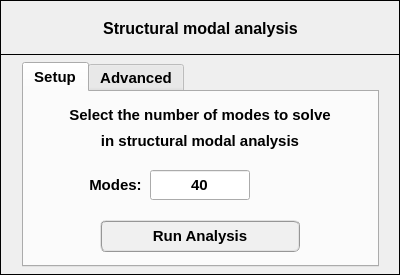
<?xml version="1.0" encoding="UTF-8"?>
<ui version="4.0">
 <class>Dialog</class>
 <widget class="QDialog" name="Dialog">
  <property name="windowModality">
   <enum>Qt::NonModal</enum>
  </property>
  <property name="geometry">
   <rect>
    <x>0</x>
    <y>0</y>
    <width>400</width>
    <height>275</height>
   </rect>
  </property>
  <property name="sizePolicy">
   <sizepolicy hsizetype="Fixed" vsizetype="Fixed">
    <horstretch>0</horstretch>
    <verstretch>0</verstretch>
   </sizepolicy>
  </property>
  <property name="minimumSize">
   <size>
    <width>400</width>
    <height>275</height>
   </size>
  </property>
  <property name="maximumSize">
   <size>
    <width>400</width>
    <height>275</height>
   </size>
  </property>
  <property name="contextMenuPolicy">
   <enum>Qt::DefaultContextMenu</enum>
  </property>
  <property name="windowTitle">
   <string>Modal analysis setup</string>
  </property>
  <property name="windowIcon">
   <iconset>
    <normaloff>../../../../../../Downloads/load - Copia.png</normaloff>../../../../../../Downloads/load - Copia.png</iconset>
  </property>
  <property name="whatsThis">
   <string/>
  </property>
  <widget class="QFrame" name="frame_2">
   <property name="geometry">
    <rect>
     <x>0</x>
     <y>54</y>
     <width>400</width>
     <height>221</height>
    </rect>
   </property>
   <property name="font">
    <font>
     <family>Arial</family>
     <pointsize>12</pointsize>
     <weight>75</weight>
     <bold>true</bold>
    </font>
   </property>
   <property name="frameShape">
    <enum>QFrame::Box</enum>
   </property>
   <property name="frameShadow">
    <enum>QFrame::Plain</enum>
   </property>
   <widget class="QTabWidget" name="tabWidget">
    <property name="geometry">
     <rect>
      <x>22</x>
      <y>8</y>
      <width>357</width>
      <height>205</height>
     </rect>
    </property>
    <property name="font">
     <font>
      <family>MS Shell Dlg 2</family>
      <pointsize>11</pointsize>
      <weight>75</weight>
      <italic>false</italic>
      <bold>true</bold>
     </font>
    </property>
    <property name="currentIndex">
     <number>0</number>
    </property>
    <widget class="QWidget" name="tab">
     <attribute name="title">
      <string>Setup</string>
     </attribute>
     <widget class="QLineEdit" name="lineEdit_number_modes">
      <property name="geometry">
       <rect>
        <x>126</x>
        <y>78</y>
        <width>100</width>
        <height>30</height>
       </rect>
      </property>
      <property name="minimumSize">
       <size>
        <width>100</width>
        <height>30</height>
       </size>
      </property>
      <property name="maximumSize">
       <size>
        <width>100</width>
        <height>30</height>
       </size>
      </property>
      <property name="font">
       <font>
        <family>MS Shell Dlg 2</family>
        <pointsize>11</pointsize>
        <weight>75</weight>
        <italic>false</italic>
        <bold>true</bold>
       </font>
      </property>
      <property name="text">
       <string>40</string>
      </property>
      <property name="alignment">
       <set>Qt::AlignCenter</set>
      </property>
     </widget>
     <widget class="QLabel" name="label_2">
      <property name="geometry">
       <rect>
        <x>46</x>
        <y>78</y>
        <width>80</width>
        <height>30</height>
       </rect>
      </property>
      <property name="minimumSize">
       <size>
        <width>80</width>
        <height>30</height>
       </size>
      </property>
      <property name="maximumSize">
       <size>
        <width>80</width>
        <height>30</height>
       </size>
      </property>
      <property name="font">
       <font>
        <family>MS Shell Dlg 2</family>
        <pointsize>11</pointsize>
        <weight>75</weight>
        <bold>true</bold>
       </font>
      </property>
      <property name="text">
       <string>Modes:  </string>
      </property>
      <property name="alignment">
       <set>Qt::AlignRight|Qt::AlignTrailing|Qt::AlignVCenter</set>
      </property>
     </widget>
     <widget class="QPushButton" name="pushButton">
      <property name="geometry">
       <rect>
        <x>76</x>
        <y>128</y>
        <width>200</width>
        <height>32</height>
       </rect>
      </property>
      <property name="minimumSize">
       <size>
        <width>200</width>
        <height>32</height>
       </size>
      </property>
      <property name="maximumSize">
       <size>
        <width>200</width>
        <height>32</height>
       </size>
      </property>
      <property name="font">
       <font>
        <family>MS Shell Dlg 2</family>
        <pointsize>11</pointsize>
        <weight>75</weight>
        <italic>false</italic>
        <bold>true</bold>
       </font>
      </property>
      <property name="styleSheet">
       <string notr="true">QPushButton{border-radius: 6px; border-color: rgb(150, 150, 150); border-style: ridge; border-width: 2px; color: rgb(0, 0, 0); background-color: rgb(240, 240, 240); font: 75 bold 11pt &quot;MS Shell Dlg 2&quot;}
QPushButton:hover{border-radius: 6px; border-color: rgb(0, 170, 255); border-style: ridge; border-width: 2px; color: rgb(0, 0, 0); background-color: rgba(174, 213, 255, 100); font: 75 bold 11pt &quot;MS Shell Dlg 2&quot;}
QPushButton:pressed{border-radius: 6px; border-color: rgb(0, 170, 255); border-style: ridge; border-width: 3px; color: rgb(0, 0, 0); background-color: rgb(174, 213, 255); font: 75 bold 11pt &quot;MS Shell Dlg 2&quot;}</string>
      </property>
      <property name="text">
       <string>Run Analysis</string>
      </property>
     </widget>
     <widget class="QLabel" name="label_9">
      <property name="geometry">
       <rect>
        <x>16</x>
        <y>34</y>
        <width>320</width>
        <height>30</height>
       </rect>
      </property>
      <property name="minimumSize">
       <size>
        <width>320</width>
        <height>30</height>
       </size>
      </property>
      <property name="maximumSize">
       <size>
        <width>320</width>
        <height>30</height>
       </size>
      </property>
      <property name="font">
       <font>
        <family>MS Shell Dlg 2</family>
        <pointsize>11</pointsize>
        <weight>75</weight>
        <italic>false</italic>
        <bold>true</bold>
       </font>
      </property>
      <property name="text">
       <string>in structural modal analysis</string>
      </property>
      <property name="textFormat">
       <enum>Qt::AutoText</enum>
      </property>
      <property name="alignment">
       <set>Qt::AlignCenter</set>
      </property>
     </widget>
     <widget class="QLabel" name="label_5">
      <property name="geometry">
       <rect>
        <x>16</x>
        <y>8</y>
        <width>320</width>
        <height>30</height>
       </rect>
      </property>
      <property name="minimumSize">
       <size>
        <width>320</width>
        <height>30</height>
       </size>
      </property>
      <property name="maximumSize">
       <size>
        <width>320</width>
        <height>30</height>
       </size>
      </property>
      <property name="font">
       <font>
        <family>MS Shell Dlg 2</family>
        <pointsize>11</pointsize>
        <weight>75</weight>
        <italic>false</italic>
        <bold>true</bold>
       </font>
      </property>
      <property name="text">
       <string>Select the number of modes to solve</string>
      </property>
      <property name="textFormat">
       <enum>Qt::AutoText</enum>
      </property>
      <property name="alignment">
       <set>Qt::AlignCenter</set>
      </property>
     </widget>
    </widget>
    <widget class="QWidget" name="tab_2">
     <attribute name="title">
      <string>Advanced</string>
     </attribute>
     <widget class="QLabel" name="label_4">
      <property name="geometry">
       <rect>
        <x>228</x>
        <y>78</y>
        <width>49</width>
        <height>30</height>
       </rect>
      </property>
      <property name="minimumSize">
       <size>
        <width>49</width>
        <height>30</height>
       </size>
      </property>
      <property name="maximumSize">
       <size>
        <width>49</width>
        <height>30</height>
       </size>
      </property>
      <property name="font">
       <font>
        <family>MS Shell Dlg 2</family>
        <pointsize>11</pointsize>
        <weight>75</weight>
        <bold>true</bold>
       </font>
      </property>
      <property name="text">
       <string>[Hz]</string>
      </property>
      <property name="alignment">
       <set>Qt::AlignCenter</set>
      </property>
     </widget>
     <widget class="QLabel" name="label_3">
      <property name="geometry">
       <rect>
        <x>56</x>
        <y>78</y>
        <width>70</width>
        <height>30</height>
       </rect>
      </property>
      <property name="minimumSize">
       <size>
        <width>70</width>
        <height>30</height>
       </size>
      </property>
      <property name="maximumSize">
       <size>
        <width>70</width>
        <height>30</height>
       </size>
      </property>
      <property name="font">
       <font>
        <family>MS Shell Dlg 2</family>
        <pointsize>11</pointsize>
        <weight>75</weight>
        <bold>true</bold>
       </font>
      </property>
      <property name="text">
       <string>Sigma:  </string>
      </property>
      <property name="alignment">
       <set>Qt::AlignRight|Qt::AlignTrailing|Qt::AlignVCenter</set>
      </property>
     </widget>
     <widget class="QLineEdit" name="lineEdit_input_sigma_factor">
      <property name="geometry">
       <rect>
        <x>126</x>
        <y>78</y>
        <width>100</width>
        <height>30</height>
       </rect>
      </property>
      <property name="minimumSize">
       <size>
        <width>100</width>
        <height>30</height>
       </size>
      </property>
      <property name="maximumSize">
       <size>
        <width>100</width>
        <height>30</height>
       </size>
      </property>
      <property name="font">
       <font>
        <family>Arial</family>
        <pointsize>12</pointsize>
        <weight>75</weight>
        <italic>true</italic>
        <bold>true</bold>
       </font>
      </property>
      <property name="toolTip">
       <string>&lt;html&gt;&lt;head/&gt;&lt;body&gt;&lt;p&gt;&lt;span style=&quot; font-weight:400; font-style:normal;&quot;&gt;See scipy.sparse.linalg.eigs for more details.&lt;/span&gt;&lt;/p&gt;&lt;/body&gt;&lt;/html&gt;</string>
      </property>
      <property name="text">
       <string>1e-2</string>
      </property>
      <property name="alignment">
       <set>Qt::AlignCenter</set>
      </property>
     </widget>
     <widget class="QPushButton" name="pushButton_2">
      <property name="geometry">
       <rect>
        <x>76</x>
        <y>128</y>
        <width>200</width>
        <height>32</height>
       </rect>
      </property>
      <property name="minimumSize">
       <size>
        <width>200</width>
        <height>32</height>
       </size>
      </property>
      <property name="maximumSize">
       <size>
        <width>200</width>
        <height>32</height>
       </size>
      </property>
      <property name="font">
       <font>
        <family>MS Shell Dlg 2</family>
        <pointsize>11</pointsize>
        <weight>75</weight>
        <italic>false</italic>
        <bold>true</bold>
       </font>
      </property>
      <property name="styleSheet">
       <string notr="true">QPushButton{border-radius: 6px; border-color: rgb(150, 150, 150); border-style: ridge; border-width: 2px; color: rgb(0, 0, 0); background-color: rgb(240, 240, 240); font: 75 bold 11pt &quot;MS Shell Dlg 2&quot;}
QPushButton:hover{border-radius: 6px; border-color: rgb(0, 170, 255); border-style: ridge; border-width: 2px; color: rgb(0, 0, 0); background-color: rgba(174, 213, 255, 100); font: 75 bold 11pt &quot;MS Shell Dlg 2&quot;}
QPushButton:pressed{border-radius: 6px; border-color: rgb(0, 170, 255); border-style: ridge; border-width: 3px; color: rgb(0, 0, 0); background-color: rgb(174, 213, 255); font: 75 bold 11pt &quot;MS Shell Dlg 2&quot;}</string>
      </property>
      <property name="text">
       <string>Run Analysis</string>
      </property>
     </widget>
     <widget class="QLabel" name="label_7">
      <property name="geometry">
       <rect>
        <x>6</x>
        <y>8</y>
        <width>340</width>
        <height>30</height>
       </rect>
      </property>
      <property name="minimumSize">
       <size>
        <width>340</width>
        <height>30</height>
       </size>
      </property>
      <property name="maximumSize">
       <size>
        <width>340</width>
        <height>30</height>
       </size>
      </property>
      <property name="font">
       <font>
        <family>MS Shell Dlg 2</family>
        <pointsize>11</pointsize>
        <weight>75</weight>
        <italic>false</italic>
        <bold>true</bold>
       </font>
      </property>
      <property name="text">
       <string>The Sigma allows to find eigenvalues</string>
      </property>
      <property name="textFormat">
       <enum>Qt::AutoText</enum>
      </property>
      <property name="alignment">
       <set>Qt::AlignCenter</set>
      </property>
     </widget>
     <widget class="QLabel" name="label_8">
      <property name="geometry">
       <rect>
        <x>6</x>
        <y>36</y>
        <width>340</width>
        <height>30</height>
       </rect>
      </property>
      <property name="minimumSize">
       <size>
        <width>340</width>
        <height>30</height>
       </size>
      </property>
      <property name="maximumSize">
       <size>
        <width>340</width>
        <height>30</height>
       </size>
      </property>
      <property name="font">
       <font>
        <family>MS Shell Dlg 2</family>
        <pointsize>11</pointsize>
        <weight>75</weight>
        <italic>false</italic>
        <bold>true</bold>
       </font>
      </property>
      <property name="text">
       <string>near sigma using shift-invert mode</string>
      </property>
      <property name="textFormat">
       <enum>Qt::AutoText</enum>
      </property>
      <property name="alignment">
       <set>Qt::AlignCenter</set>
      </property>
     </widget>
    </widget>
   </widget>
  </widget>
  <widget class="QFrame" name="frame">
   <property name="geometry">
    <rect>
     <x>0</x>
     <y>0</y>
     <width>400</width>
     <height>55</height>
    </rect>
   </property>
   <property name="font">
    <font>
     <family>Arial</family>
     <pointsize>12</pointsize>
     <weight>75</weight>
     <bold>true</bold>
    </font>
   </property>
   <property name="frameShape">
    <enum>QFrame::Box</enum>
   </property>
   <property name="frameShadow">
    <enum>QFrame::Plain</enum>
   </property>
   <property name="lineWidth">
    <number>1</number>
   </property>
   <widget class="QLabel" name="label_6">
    <property name="geometry">
     <rect>
      <x>20</x>
      <y>10</y>
      <width>361</width>
      <height>37</height>
     </rect>
    </property>
    <property name="font">
     <font>
      <family>MS Shell Dlg 2</family>
      <pointsize>12</pointsize>
      <weight>75</weight>
      <italic>false</italic>
      <bold>true</bold>
     </font>
    </property>
    <property name="text">
     <string>Structural modal analysis</string>
    </property>
    <property name="textFormat">
     <enum>Qt::AutoText</enum>
    </property>
    <property name="alignment">
     <set>Qt::AlignCenter</set>
    </property>
   </widget>
  </widget>
 </widget>
 <resources/>
 <connections/>
</ui>
